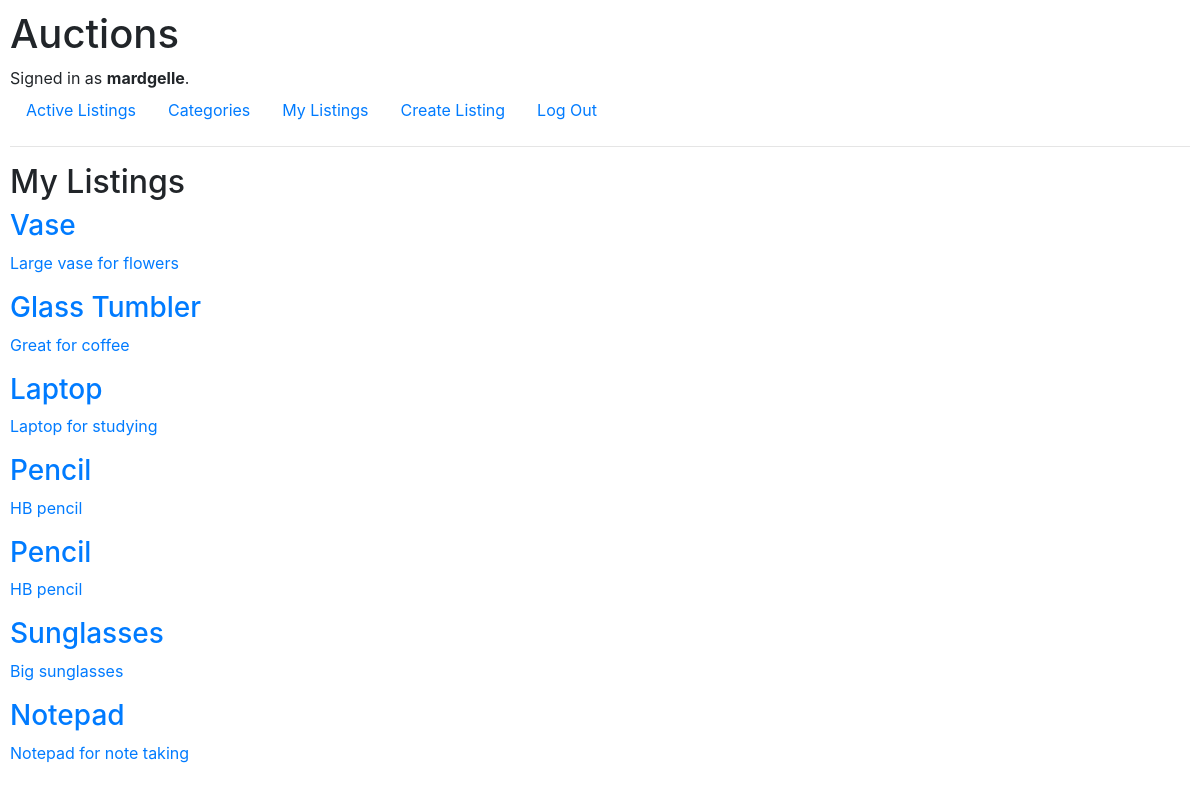
The app's page /my_listings (signed in), older data.
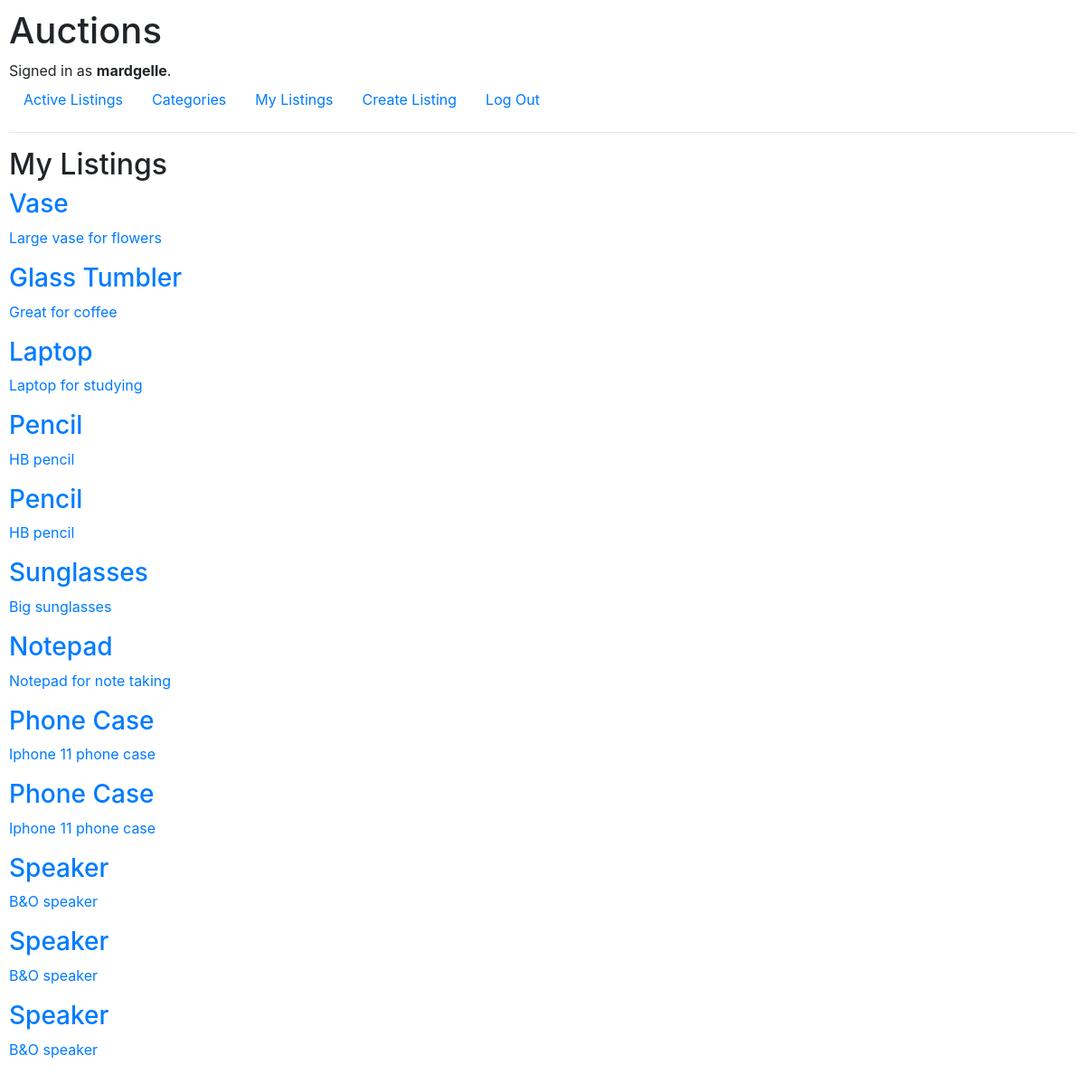
The same page, newer data.
### auctions/models.py (models this page shows, shortened)
class User(AbstractUser):
    pass

class Listing(models.Model):
    title = models.TextField()
    description = models.TextField()
    categories = models.ForeignKey('Category', related_name='listings', on_delete=models.CASCADE)
    price = models.DecimalField(max_digits=1000, decimal_places=2)
    user = models.ForeignKey(User, related_name='listings', on_delete=models.CASCADE)
    image = models.TextField(blank=True)

### auctions/views.py (the view)
# urls.py: path("my_listings", views.my_listings, name="my_listings"),
def my_listings(request):
    try:
        user = request.user
        listings = Listing.objects.filter(user=user)
    except:
        return render(request, "auctions/index.html")
    if listings is not None:
        return render(request, "auctions/my_listings.html", {
        "listings": listings
        })
    else:
        return render(request, "auctions/my_listings.html", {
        "message": "No listings available"
        })

### auctions/templates/auctions/my_listings.html (shortened to what this page needs)
{% extends "auctions/layout.html" %}
{% block body %}
<h2>My Listings</h2>
{% for listing in listings %}
    <a href="{% url 'view_listing' listing.id %}">
      <div>
        <h3>{{ listing.title }}</h3>
        <p>{{ listing.description }}</p>
      </div>
    </a>
{% endfor %}
{% endblock%}

### auctions/templates/auctions/layout.html (shortened to what this page needs)
{% load static %}
<!DOCTYPE html>
<html lang="en">
    <head>
        <link rel="stylesheet" href="https://stackpath.bootstrapcdn.com/bootstrap/4.4.1/css/bootstrap.min.css">
        <link href="{% static 'auctions/styles.css' %}" rel="stylesheet">
    </head>
    <body>
        <h1>Auctions</h1>
        <div>
            {% if user.is_authenticated %}
                Signed in as <strong>{{ user.username }}</strong>.
            {% else %}
                Not signed in.
            {% endif %}
        </div>
        <ul class="nav">
            <li class="nav-item">
                <a class="nav-link" href="{% url 'index' %}">Active Listings</a>
            </li>
            <li class="nav-item">
              <a href="{% url 'categories'%}" class="nav-link">Categories</a>
            </li>
            {% if user.is_authenticated %}
                <li class="nav-item">
                  <a href="{% url 'my_listings' %}" class="nav-link">My Listings</a>
                </li>
                <li class="nav-item">
                  <a href="{% url 'new_listing' %}" class="nav-link">Create Listing</a>
                </li>
                <li class="nav-item">
                  <a class="nav-link" href="{% url 'logout' %}">Log Out</a>
                </li>
            {% endif %}
        </ul>
        <hr>
        {% block body %}
        {% endblock %}
    </body>
</html>

### auctions/static/auctions/styles.css (style rules this page uses)
body { padding: 10px; }

Row changes from the older to the newer data that the page shows:
added Listing: title "Phone Case", description "Iphone 11 phone case"
added Listing: title "Phone Case", description "Iphone 11 phone case"
added Listing: title "Speaker", description "B&O speaker"
added Listing: title "Speaker", description "B&O speaker"
added Listing: title "Speaker", description "B&O speaker"
